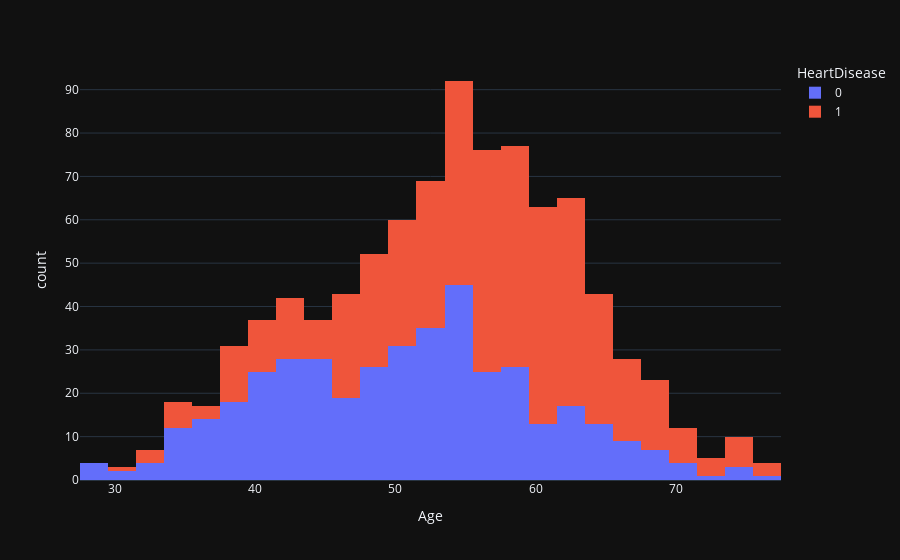

Notebook cell for this chart:
### Code cell
fig = px.histogram(df, x='Age', color='HeartDisease', template='plotly_dark')

fig.show()

### Figure 1 — Plotly figure (JSON) as saved in the notebook; plotly's stock layout.template omitted (floating-point values rounded to 4 significant figures; data arrays with more than 128 entries replaced by an {"elided": "..."} marker saying what was removed)
{"data": [{"alignmentgroup": "True", "bingroup": "x", "hovertemplate": "HeartDisease=0<br>Age=%{x}<br>count=%{y}<extra></extra>", "legendgroup": "0", "marker": {"color": "#636efa", "pattern": {"shape": ""}}, "name": "0", "offsetgroup": "0", "orientation": "v", "showlegend": true, "x": {"elided": "410 int values"}, "xaxis": "x", "yaxis": "y", "type": "histogram"}, {"alignmentgroup": "True", "bingroup": "x", "hovertemplate": "HeartDisease=1<br>Age=%{x}<br>count=%{y}<extra></extra>", "legendgroup": "1", "marker": {"color": "#EF553B", "pattern": {"shape": ""}}, "name": "1", "offsetgroup": "1", "orientation": "v", "showlegend": true, "x": {"elided": "508 int values"}, "xaxis": "x", "yaxis": "y", "type": "histogram"}], "layout": {"xaxis": {"anchor": "y", "domain": [0.0, 1.0], "title": {"text": "Age"}}, "yaxis": {"anchor": "x", "domain": [0.0, 1.0], "title": {"text": "count"}}, "legend": {"title": {"text": "HeartDisease"}, "tracegroupgap": 0}, "margin": {"t": 60}, "barmode": "relative"}}
